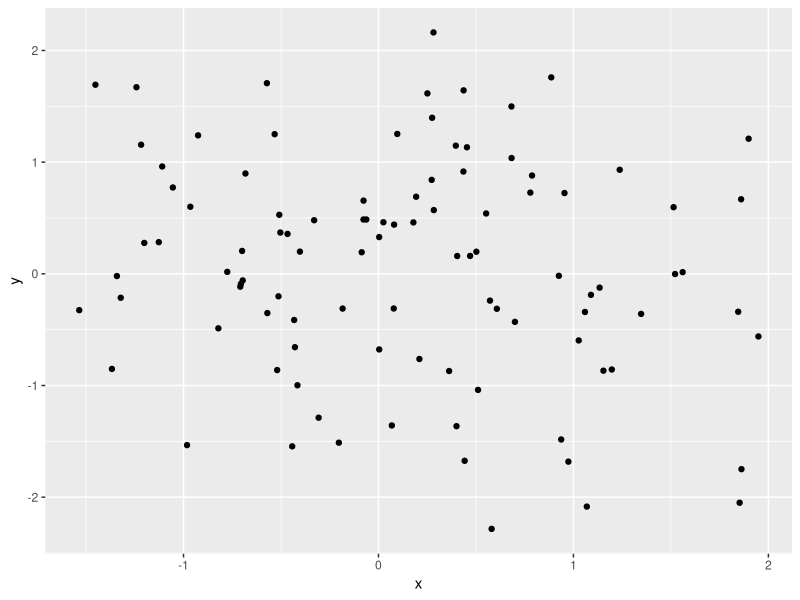
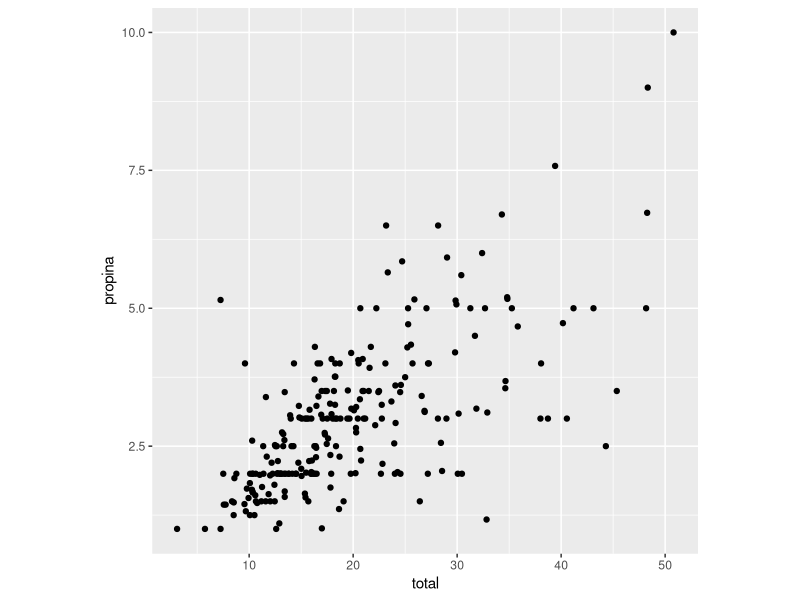
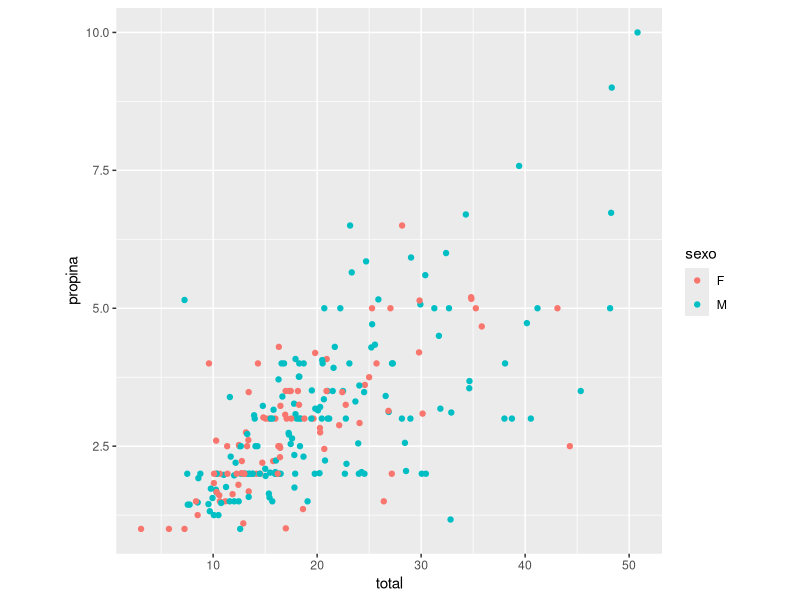
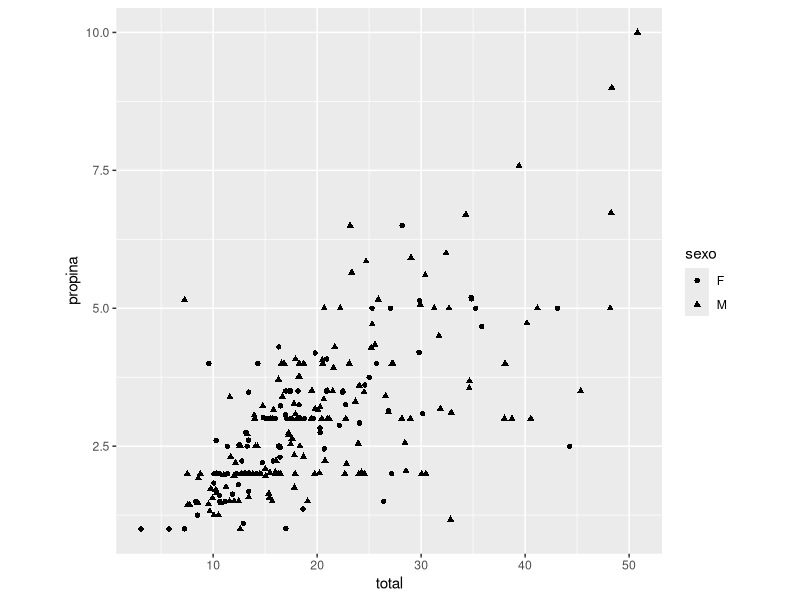
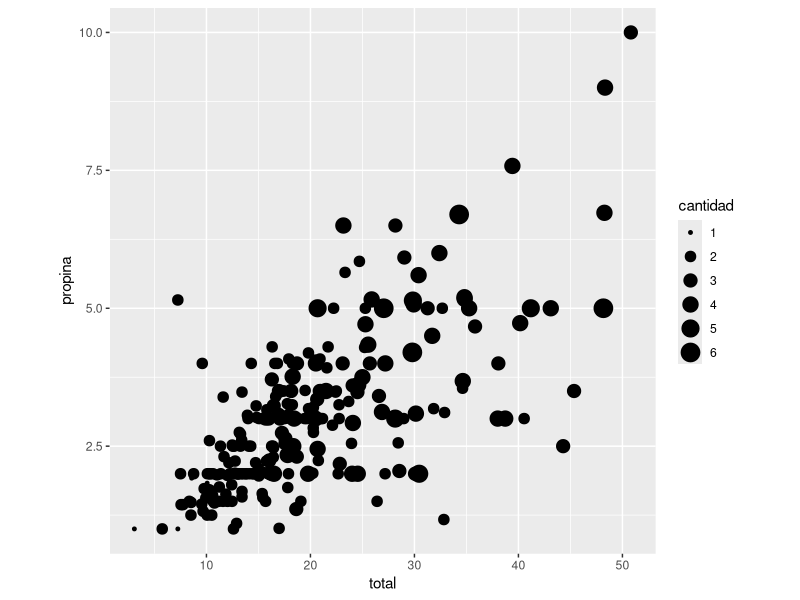
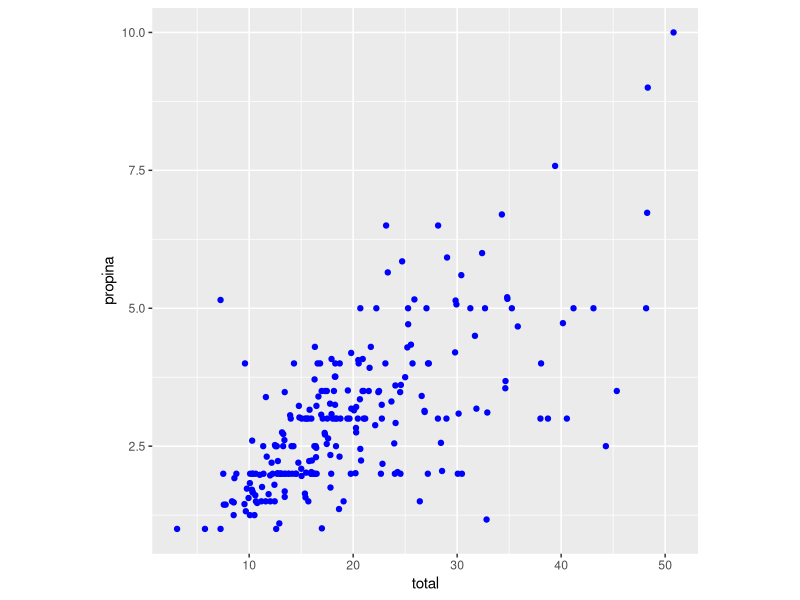
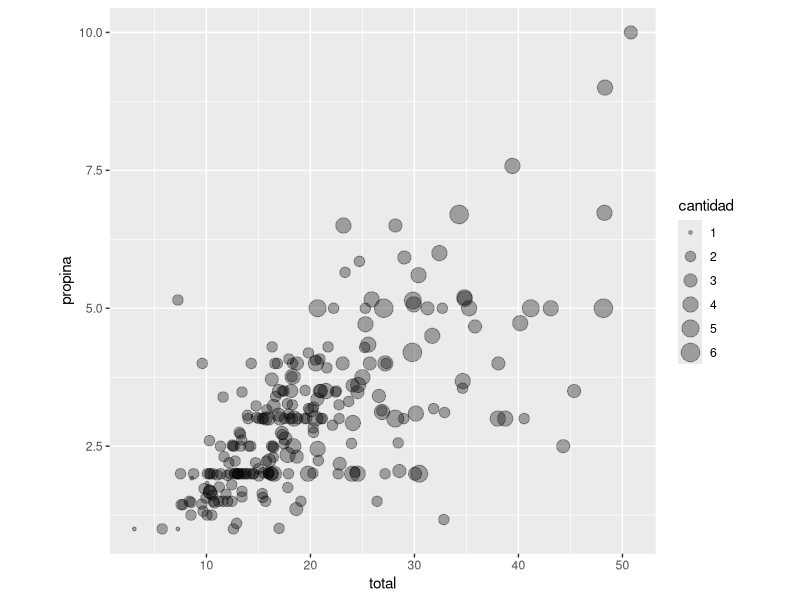
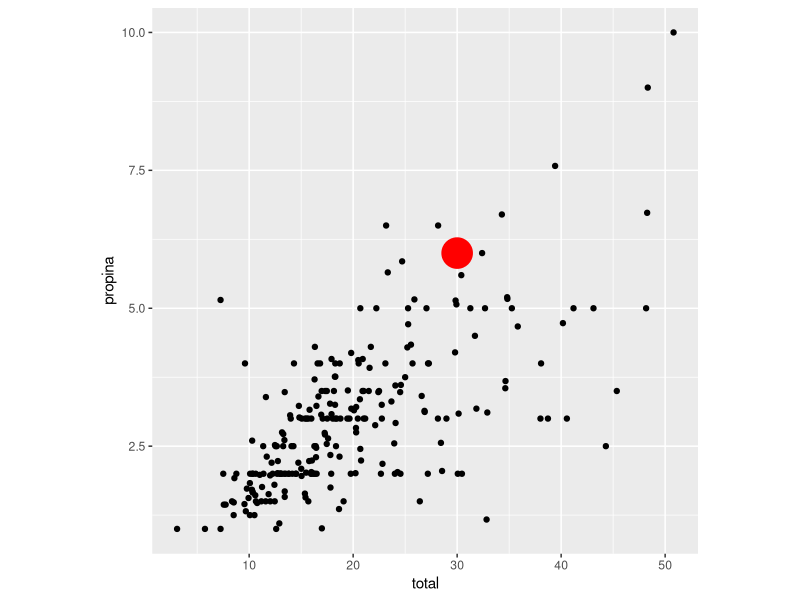

R code for these plots, in order:
## ---- chunk 1
knitr::opts_chunk$set(echo = TRUE)
library(tidyverse)
## ---- chunk 2
dat = data.frame(x=rnorm(100), y=rnorm(100))
ggplot(dat, aes(x,y)) +
      geom_point()
## ---- chunk 3
x = c(1:10, 50)
mean(x, trim=.1)
x %>% mean(trim=.1)
0.1 %>% mean(x, .)
## ---- chunk 4
res = transform(aggregate(. ~ cyl,
                          data=subset(mtcars, hp>100,
                                      select=c("mpg","cyl")),
                          FUN=function(x) round(mean(x), 2)),
                kpl=mpg*0.4251)
## ---- chunk 5
res <- mtcars %>%
      subset(hp > 100, select=c("mpg","cyl")) %>%
      aggregate(.~cyl, data=., FUN=function(x) round(mean(x), 2)) %>%
      transform(kpl = mpg*0.4251)
## ---- chunk 6
mtcars %>% 
      filter(hp > 100) %>% 
      dplyr::select(cyl, mpg) %>% 
      group_by(cyl) %>% 
      summarise(mpg = mean(mpg)) %>% 
      mutate(kpl = mpg*0.4251)
## ---- chunk 7
mtcars = as_tibble(mtcars)
# verbo filter: filtra seg{un condiciones de las filas}
mtcars %>% filter(mpg > 22)
filter(mtcars, mpg == 24.4 & gear == 4)
filter(mtcars, mpg == 24.4 | mpg == 22.8)
## ---- chunk 8
# arrange: ordena las filas (menor a mayor)
arrange(mtcars, mpg)
# desc() ordena las filaes (mayor a menor)
arrange(mtcars, desc(mpg))
## ---- chunk 9
# select: selecciona variable
# puede utilizar funciones selectoras para matchear expresiones regulares
# starts_with(), ends_with(), etc...
dplyr::select(mtcars, ends_with("t"))
dplyr::select(mtcars, wt:gear)
dplyr::select(mtcars, -(wt:gear))
## ---- chunk 10
# mutate: crea nueva variable
# transmute: me quedo solo con las variables nuevas
## ---- chunk 11
# group_by: agrupa segun variables
#     una fila para cada grupo de la variable agrupadora
# summarize: crea resumenes
mtcars %>%
      group_by(cyl) %>%
      tally()
## ---- chunk 12
# 1
mpg %>%
      dplyr::select(manufacturer, model, year, cyl, cty) %>%
      dplyr::filter(manufacturer == "toyota" & model == "camry")

# 2
mpg %>%
      group_by(manufacturer) %>%
      summarise(rend.prom = mean(cty)) %>%
      filter(rend.prom == min(.$rend.prom) | rend.prom == max(.$rend.prom)) %>%
      dplyr::select(manufacturer)

# 3
mpg %>%
      group_by(manufacturer) %>%
      summarise(cty.mean = mean(cty), 
                sd.mean = sd(cty)/sqrt(n()), 
                rend.rg = max(cty) - min(cty))

# 4
left_join(
      mpg %>%
      group_by(manufacturer) %>%
      filter(year < 2004) %>%
      summarise(cty.mean.antes = mean(cty)),
      mpg %>%
      group_by(manufacturer) %>%
      filter(year > 2004) %>%
      summarise(cty.mean.desp = mean(cty)),
      by = "manufacturer"
)


# mpg %>%
#       group_by(manufacturer, year) %>%
#       summarise(cty.mean = mean(cty))
# 
# mpg %>%
#       filter()

## ---- chunk 13
propinas = read_csv("propina.csv")
ggplot() + 
      geom_point(data=propinas, aes(x=total, y=propina)) +
      theme(aspect.ratio=1)

ggplot() + 
      geom_point(data=propinas, aes(x=total, y=propina, colour=sexo)) +
      theme(aspect.ratio=1)

ggplot() + 
      geom_point(data=propinas, aes(x=total, y=propina, shape=sexo)) +
      theme(aspect.ratio=1)

ggplot() + 
      geom_point(data=propinas, aes(x=total, y=propina, size=cantidad)) +
      theme(aspect.ratio=1)

ggplot(data=propinas, aes(x=total, y=propina) ) +
      geom_point(colour="blue") + 
      theme(aspect.ratio=1)

ggplot(data=propinas, aes(x=total, y=propina, size=cantidad)) +
      geom_point(alpha=1/3) + 
      theme(aspect.ratio=1)
## ---- chunk 14
ggplot() + 
      geom_point(data=propinas, aes(x=total, y=propina)) +
      geom_point(data=data.frame(x=30, y=6), aes(x, y), color="red", size=10) +
      theme(aspect.ratio=1)
## ---- chunk 15
ggplot(data=propinas, aes(x=total, y=propina, size=cantidad)) +
      geom_point(alpha=1/3) + 
      theme(aspect.ratio=1) +
      facet_wrap(~sexo)

ggplot(data=propinas, aes(x=total, y=propina)) +
      geom_point() + 
      theme(aspect.ratio=1) +
      facet_grid(sexo~fuma)

ggplot(data=propinas, aes(x=total, y=propina)) +
      geom_point() + 
      theme(aspect.ratio=1) +
      facet_wrap(sexo~fuma)
## ---- chunk 16
ggplot(data=propinas, mapping=aes(total, propina)) +
      geom_point(aes(color=fuma)) +
      geom_smooth(color="black", method="lm") +
      scale_color_brewer(palette="Dark2") +
      labs(x="Total gastado en dólares", y="Propina en dólares", color="Fumador") +
      theme(aspect.ratio=1, legend.position="bottom")
## ---- chunk 17
ggplot(propinas) +
      geom_bar(aes(fct_infreq(dia), fill=dia)) +
      coord_flip()
## ---- chunk 18
ggplot(propinas) +
      geom_bar(aes(fct_infreq(dia), fill=sexo), position="fill") +
      scale_x_discrete(labels=c("Vi"="Viernes", "Ju"="Jueves", "Sa"="Sábado", "Do"="Domingo" )) +
      scale_fill_brewer(palette="Dark2") +
      coord_flip()
